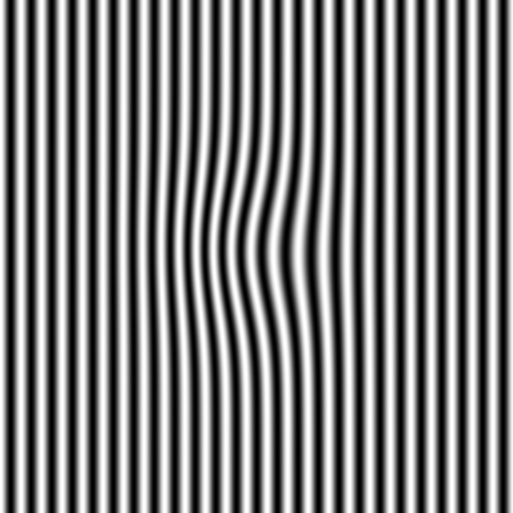
#> input picture modulated1.png, 513 x 513 px
$ jupyter execute --allow-errors AMOL-A-2.ipynb
#> lines starting #> are read from the running program, lines starting #| are printed output that depends on the picture
# Fourier Transform profilometry

**Importing necesaary packages.

[cell 1]
import matplotlib.pyplot as PLT
import cv2 as CV
import numpy as NP

**Reading Refrence and modulated Fringe Pattern and converting them into grayscale.

[cell 2]
X = CV.imread('reference.png')
Y = CV.imread('modulated1.png')
#> Y is the input picture: shape (513, 513, 3); min 0, max 255, mean 127.5

#> (the rest of this cell did not finish here and is left out)

[cell 3]
#CV.imshow('AMOL',X1)
#CV.waitKey(0)
#CV.destroyAllWindows()

[cell 4]
Y_1 = CV.imread('modulated2.png')
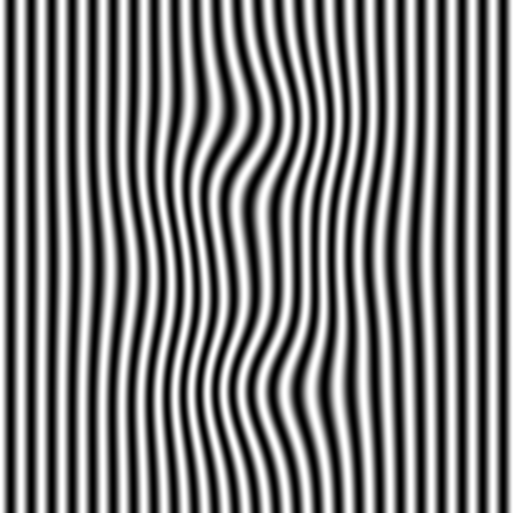
#> input picture modulated2.png, 513 x 513 px
#> Y_1 is the input picture: shape (513, 513, 3); min 0, max 255, mean 127.5

M_2 = CV.cvtColor(Y_1,CV.COLOR_BGR2GRAY)

PLT.figure()
PLT.subplot(131)
#> (the rest of this cell did not finish here and is left out)

[cell 5]
import matplotlib.pyplot as PLT
import numpy as NP
TEMP1 = NP.zeros((1,513))
#> (the rest of this cell did not finish here and is left out)

#> (a cell that did not finish here is left out)

#> (a cell that did not finish here is left out)

[cell 8]
FFT_M_2 = NP.fft.fft2(M_2)  # Fourier Transform of modulated image.
FFT_SHIFT_M_2= NP.fft.fftshift(FFT_M_2) # Shifting all frequency at centre
PLT.imshow( 20*NP.log(NP.abs(FFT_SHIFT_M_2)),'gray')
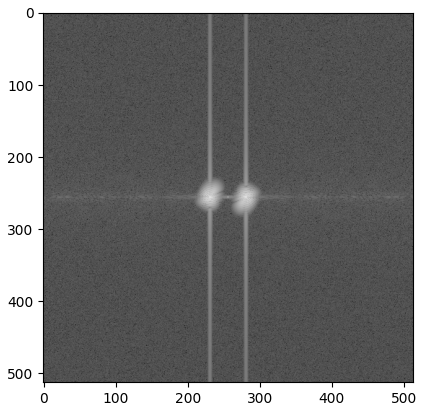
#> figure drawn by matplotlib, 1 panel

**Fourier Tranform of Fringe pattern.

[cell 9]
# [6 lines of commented-out code are left out]

**Creating Meshgrid....For 3D Ploting

[cell 10]
X2 = NP.arange(0, 513)
Y2 = NP.arange(0, 513)
X2, Y2 = NP.meshgrid(X2, Y2)

[cell 11]
Y2

[cell 12]
from mpl_toolkits.mplot3d import axes3d


fig = PLT.figure()

ax = fig.add_subplot(111, projection='3d')

ax.view_init(elev = 0.05,azim= 45)
#> (the rest of this cell did not finish here and is left out)

[cell 13]
PLT.figure()
PLT.subplot(121)
#> (the rest of this cell did not finish here and is left out)

[cell 14]
fig = PLT.figure()
ax = fig.add_subplot(111, projection='3d')
ax.view_init(elev = 0.05,azim= 45)
#> (the rest of this cell did not finish here and is left out)

**Manually Extracting interest frequency spectra.

[cell 15]
EXTRACT_M_2 = FFT_SHIFT_M_2.copy()
EXTRACT_M_2[:,0:270] = 0
#> (the rest of this cell did not finish here and is left out)

[cell 16]
#FFT_M_1 = NP.fft.fft2(M_1)  # Fourier Transform of modulated image.
#FFT_SHIFT_M_1= NP.fft.fftshift(FFT_M) # Shifting all frequency at centre
PLT.imshow( 20*NP.log(NP.abs(EXTRACT_M_2)),'gray')
#PLT.imshow(NP.abs(EXTRACT_M_1),'gray')
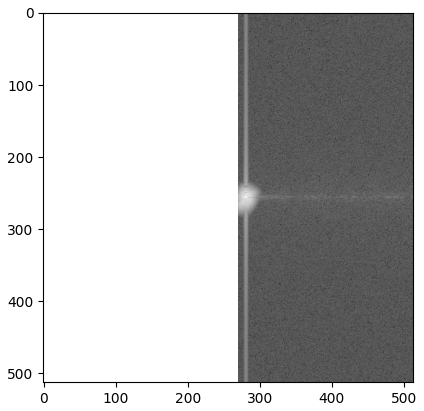
#> figure drawn by matplotlib, 1 panel

**Going back into Time Domain.

[cell 17]
SHIFT_M_2 = NP.fft.ifft2(NP.fft.ifftshift(EXTRACT_M_2))

#> (the rest of this cell did not finish here and is left out)

[cell 18]
PLT.imshow(20*NP.log(NP.abs(SHIFT_M_2)),'gray')
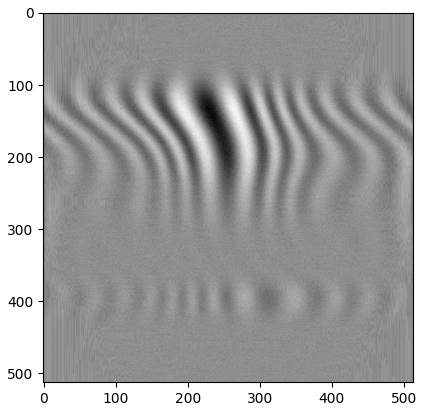
#> figure drawn by matplotlib, 1 panel

[cell 19]
NP.max(SHIFT_M_2)

**Calculating Phase...(WRAPPED PHASE)

[cell 20]
PHASE_M_2 = NP.angle(SHIFT_M_2)
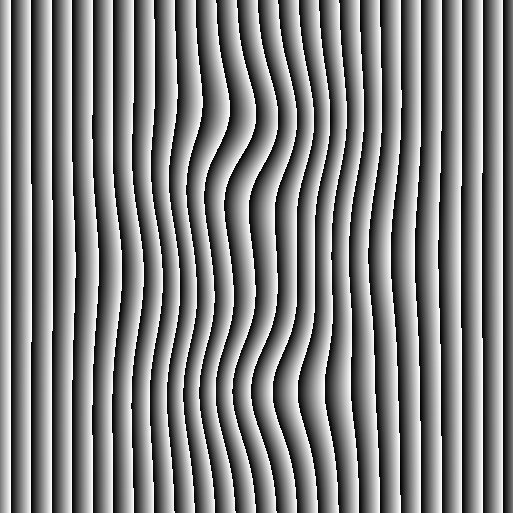
#> PHASE_M_2: shape (513, 513) float64; min -3.14, max 3.14, mean 0.000872; drawn with min black and max white
#> (the rest of this cell did not finish here and is left out)
